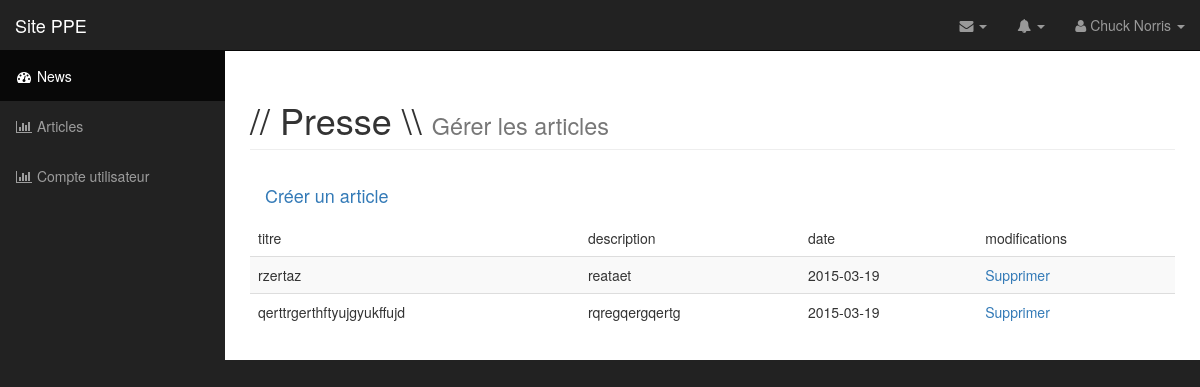
Page /siteadmin/index.php?controller=presse on the committed database.
### tables this page shows
CREATE TABLE IF NOT EXISTS `presse` (
  `idarticle` int(11) NOT NULL AUTO_INCREMENT,
  `nomarticle` varchar(25) NOT NULL,
  `descriptionarticle` varchar(250) NOT NULL,
  `dtearticle` date DEFAULT NULL,
  `corpsarticle` mediumtext NOT NULL,
  PRIMARY KEY (`idarticle`),
  UNIQUE KEY `idarticle` (`idarticle`),
  UNIQUE KEY `nomarticle` (`nomarticle`),
  FULLTEXT KEY `corpsarticle` (`corpsarticle`)
);

### siteadmin/pdo/MyPdo.php (called while the page is built, shortened)
<?php
class MyPdo
{
	public function __construct(){
		try
		{
			$this->connection=new PDO('mysql:host=localhost;dbname=si6;charset=utf8','root','');
		}
		catch(PDOException $e){
			echo 'Echec lors de la connetion:'.$e->getMessage();
		}
	}
}

### siteadmin/pdo/PressePdo.php (called while the page is built, shortened)
<?php
class PressePdo extends MyPdo
{
	public function getAll(){
		$reponse = $this->connection->query('SELECT * FROM presse');
		$resultat = array();
		while ($donnees = $reponse->fetch())
		{
			$unArticle=new Presse();
			$unArticle->idarticle=$donnees["idarticle"];
			$unArticle->nomarticle=$donnees["nomarticle"];
			$unArticle->descriptionarticle=$donnees["descriptionarticle"];
		  	$unArticle->dtearticle=$donnees["dtearticle"];
		  	$unArticle->corpsarticle=$donnees["corpsarticle"];
		  	$resultat[]=$unArticle;
		}
		return $resultat;
 	}
}

### siteadmin/page/presse/index.php (the view)
<div class="row">
    <div class="col-lg-12">
        <h1 class="page-header">
          //  Presse \\ <small> Gérer les articles</small>
        </h1>
<a class="navbar-brand" href="index.php?controller=presse&action=create">Créer un article</a>
        <table class="table table-striped">
            <thead>
                <tr>
                    <td>titre</td>
                    <td>description</td>
                    <td>date</td>
                    <td>modifications</td>
                </tr>
            </thead>
            <tbody>
                <?php
                foreach ($lesArticles as $unArticle) {
                   echo "<tr><td>".$unArticle->nomarticle."</td><td>".$unArticle->descriptionarticle."</td><td>".$unArticle->dtearticle."</td><td><a href=\"index.php?controller=presse&action=delete&id=".$unArticle->idarticle."\">Supprimer</a>
</td></tr>";
                }
                ?>
            </tbody>
        </table>
    </div>
</div>

### siteadmin/index.php (shortened to what this page needs)
<!DOCTYPE html>
<html lang="en">
<head>
    <link href="public/css/bootstrap.min.css" rel="stylesheet">
    <link href="public/css/sb-admin.css" rel="stylesheet">
    <link href="public/css/plugins/morris.css" rel="stylesheet">
    <link href="public/font-awesome/css/font-awesome.min.css" rel="stylesheet" type="text/css">
</head>
<body>
    <div id="wrapper">
        <nav class="navbar navbar-inverse navbar-fixed-top" role="navigation">
            <div class="navbar-header">
                <a class="navbar-brand" href="index.php">Site PPE</a>
            </div>
            <ul class="nav navbar-right top-nav">
                <li class="dropdown">
                    <a href="#" class="dropdown-toggle" data-toggle="dropdown"><i class="fa fa-envelope"></i> <b class="caret"></b></a>
                </li>
                <li class="dropdown">
                    <a href="#" class="dropdown-toggle" data-toggle="dropdown"><i class="fa fa-bell"></i> <b class="caret"></b></a>
                </li>
                <li class="dropdown">
                    <a href="#" class="dropdown-toggle" data-toggle="dropdown"><i class="fa fa-user"></i> Chuck Norris <b class="caret"></b></a>
                </li>
            </ul>
            <div class="collapse navbar-collapse navbar-ex1-collapse">
                <ul class="nav navbar-nav side-nav">
                    <li class="active">
                        <a href="index.php?controller=news"><i class="fa fa-fw fa-dashboard"></i> News</a>
                    </li>
                    <li>
                        <a href="index.php?controller=presse"><i class="fa fa-fw fa-bar-chart-o"></i> Articles</a>
                    </li>
                    <li>
                        <a href="index.php?controller=user"><i class="fa fa-fw fa-bar-chart-o"></i> Compte utilisateur</a>
                    </li>
      </div>
        </nav>
        <div id="page-wrapper">
            <div class="container-fluid">
                        <?php
                        if (isset($_GET["controller"]))
                          {
                            $controller=$_GET["controller"];
                            switch ($controller) {
                                case "presse":
                                    include("controller/PresseController.php");
                                    break;
                            }
                          }
                           else {
                              include("page/accueil.php");
                          }
                          ?>
                </div>
            </div>
        </div>
</body>
</html>

### siteadmin/controller/PresseController.php (shortened to what this page needs)
<?php
require_once "pdo/MyPdo.php";
require_once "pdo/PressePdo.php";
$connection = new PressePdo();
if(isset($_GET["action"]))
{
        $action=$_GET["action"];
        switch ($action) {
                case 'create':
                        include("page/presse/create.php");
                        break;
                case 'store':
                        $unArticle=new Presse();
                        $unArticle->nomarticle=$_POST["nomarticle"];
                        $unArticle->descriptionarticle=$_POST["descriptionarticle"];
                        $unArticle->corpsarticle=$_POST["corpsarticle"];
                        $connection->create($unArticle);
                        break;
                case 'index':
                        $lesArticles=$connection->getAll();
                        include("page/presse/index.php");
                        break;
                case 'delete':
                        $lesArticles=$connection->delete($_GET["id"]);
                        break;
                case 'modify':
                        $lesArticles=$connection->id=["id"];
                        include("page/presse/modify.php");
                        break;
                default:
                        include("page/presse/index.php");
                        break;
        }
}
else
{       $lesArticles=$connection->getAll();
        include("page/presse/index.php");
}
?>

### siteadmin/public/css/sb-admin.css (style rules this page uses)
body { margin-top: 100px; background-color: #222; }
@media (min-width:768px) { body { margin-top: 50px; } }
#wrapper { padding-left: 0; }
#page-wrapper { width: 100%; padding: 0; background-color: #fff; }
@media (min-width:768px) { #wrapper { padding-left: 225px; } }
@media (min-width:768px) { #page-wrapper { padding: 10px; } }
.top-nav { padding: 0 15px; }
.top-nav>li { display: inline-block; float: left; }
.top-nav>li>a { padding-top: 15px; padding-bottom: 15px; line-height: 20px; color: #999; }
@media (min-width:768px) { .side-nav { position: fixed; top: 51px; left: 225px; width: 225px; margin-left: -225px; border: none; border-radius: 0; overflow-y: auto; background-color: #222; } }
@media (min-width:768px) { .side-nav>li>a { width: 225px; } }

### rows in the picture
presse: nomarticle "rzertaz", descriptionarticle "reataet", dtearticle "2015-03-19"
presse: nomarticle "qerttrgerthftyujgyukffujd", descriptionarticle "rqregqergqertg", dtearticle "2015-03-19"
